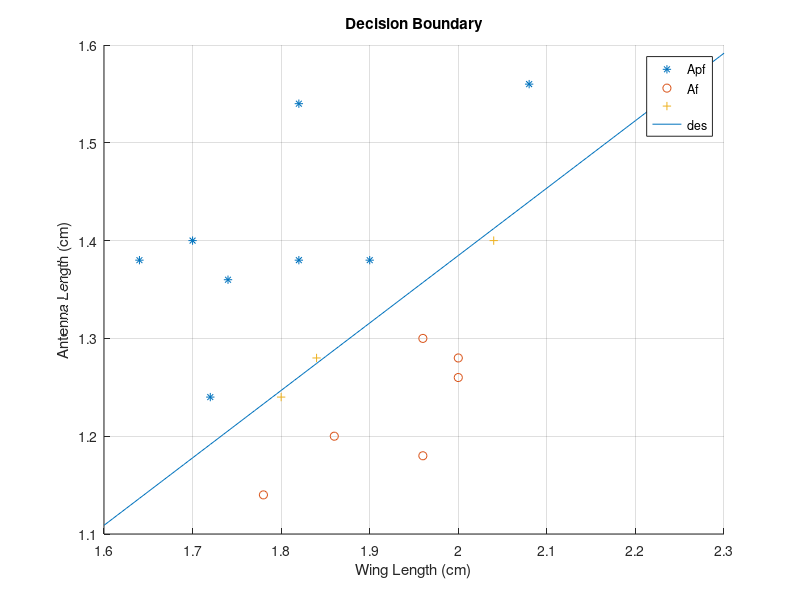

Write MATLAB code to recreate this figure.
clc
clear
%% Import Data Set
x1 = [1 1.72 1.24;1 1.64 1.38;1 1.74 1.36;1 1.70 1.40;1 ...
1.82 1.38;1 1.90 1.38;1 1.82 1.54;1 2.08 1.56];
x2 = [1 1.78 1.14;1 1.86 1.20;1 1.96 1.30;1 2.00 1.26;1 ...
2.00 1.28;1 1.96 1.18];
X = [x1;x2];
Y = [zeros(length(x1),1)+1;zeros(length(x2),1)];
%% *Logistic Regression*
theta = [0;0;0];
for i =1:1000
theta = theta-(0.5/length(X)*X'*(1./(1+exp(-X*theta))-Y));
end
%% Make pridection
data = [1 1.8 1.24;1 1.84 1.28;1 2.04 1.4];
prd = 1./(1+exp(-data(2)*theta));
%% Figure
hold on
scatter(x1(:,2),x1(:,3),'*')
scatter(x2(:,2),x2(:,3),'o')
scatter(data(:,2),data(:,3),'+')
x = 1.6:0.005:2.3;
y = (-theta(1)-theta(2)*x)/theta(3);
plot(x,y)
xlabel('Wing Length (cm)')
ylabel('Antenna Length (cm)')
title('Decision Boundary')
grid
legend('Apf','Af','','des','location','best')
